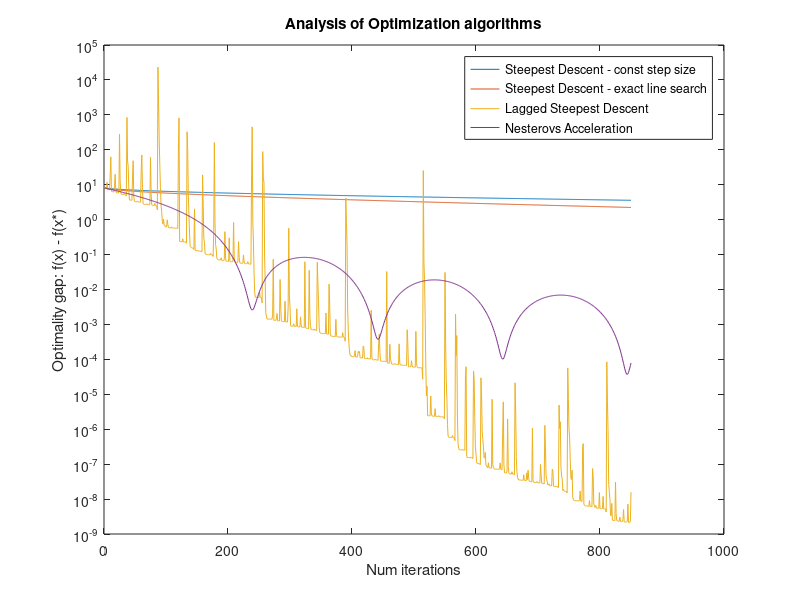

Recreate this plot in MATLAB.
function optimization
    n = 200;
    [M, b] = initializeMatrix(n);
    
    evals = sort(eig(M));
    L = evals(n);       % We can also prove L = 4 in this case
    
    x_optimal = pinv(M) * b;
%     disp('Global min:');
    f_optimal = (1/2) * dot(M*x_optimal, x_optimal) - dot(b, x_optimal);
%     disp(f_optimal);
    
    iter = 850;
    
    steep_desc_x_k = zeros(n, 1);
    steep_desc_opt_gap = [];
    
    line_search_x_k = zeros(n, 1);
    line_search_opt_gap = [];
    
    lagged_line_search_x_k = zeros(n, 1);
    step_k = 1 / L;     % initialization of prev step size for lagged line search
    lagged_line_search_opt_gap = [];
    
    % Nesterov's Acceleration initializations:
    nest_x_k = zeros(n, 1);
    a_k = 1;
    A_k = 1;
    v_k = nest_x_k - gradient(M, b, nest_x_k) / L;
    y_k = v_k;
    nest_opt_gap = [];
    
    for k = 1 : iter
        steep_desc_x_k = steepestDescent(steep_desc_x_k, M, b, L);
        steep_desc_f = evaluate_func(M, b, steep_desc_x_k);
        steep_desc_opt_gap = [steep_desc_opt_gap, steep_desc_f - f_optimal];
        
        line_search_x_k = steepestDescentLineSearch(line_search_x_k, M, b);
        line_search_f = evaluate_func(M, b, line_search_x_k);
        line_search_opt_gap = [line_search_opt_gap, line_search_f - f_optimal];
        
        [lagged_line_search_x_k, step_k] = laggedSteepestDescent(lagged_line_search_x_k, M, b, step_k);
        lagged_line_search_f = evaluate_func(M, b, lagged_line_search_x_k);
        lagged_line_search_opt_gap = [lagged_line_search_opt_gap, lagged_line_search_f - f_optimal];
        
        [nest_x_k, y_k, v_k, a_k, A_k] = nesterovsMethod(nest_x_k, y_k, v_k, M, b, L, a_k, A_k);
        nest_f = evaluate_func(M, b, y_k);
        nest_opt_gap = [nest_opt_gap, nest_f - f_optimal];
    end
    
    figure
    plot(1:1:iter, steep_desc_opt_gap)
    set(gca, 'YScale', 'log')
    hold on
    plot(1:1:iter, line_search_opt_gap)
    hold on
    plot(1:1:iter, lagged_line_search_opt_gap)
    hold on
    plot(1:1:iter, nest_opt_gap)
    legend('Steepest Descent - const step size', ...
        'Steepest Descent - exact line search', ...
        'Lagged Steepest Descent', ...
        'Nesterovs Acceleration')
    title('Analysis of Optimization algorithms')
    xlabel('Num iterations')
    ylabel('Optimality gap: f(x) - f(x*)')
end

function [M, b] = initializeMatrix(n)
    k = n;
    M = diag(2*[ones(k, 1); zeros(n-k, 1)], 0)...
        + diag([-ones(k-1, 1); zeros(n-k, 1)], -1)...
        + diag([-ones(k-1, 1); zeros(n-k, 1)], 1);
    M(n,1) = - 1;
    M(1,n) = -1;
    b = -1/n * ones(n, 1);
    b(1) = b(1) + 1;
end

function x_k1 = steepestDescent(x_k, M, b, L)
    % Converges in 50000 iters to -8.3331
    x_k1 = x_k - (1 / L) * gradient(M, b, x_k);
end

function x_kl = steepestDescentLineSearch(x_k, M, b)
    desc_dirxn = -gradient(M, b, x_k);
    step_size = dot(desc_dirxn, desc_dirxn) / dot(M*desc_dirxn, desc_dirxn);
    x_kl = x_k + step_size * desc_dirxn;
end

function [x_k, step_kl] = laggedSteepestDescent(x_k_prev, M, b, step_kl_prev)
    desc_dirxn = -gradient(M, b, x_k_prev);
    step_kl = dot(desc_dirxn, desc_dirxn) / dot(M*desc_dirxn, desc_dirxn);
    x_k = x_k_prev + step_kl_prev * desc_dirxn;
end

function [x_k, y_k, v_k, a_k, A_k] = nesterovsMethod(x_k_prev, y_k_prev, v_k_prev, M, b, L, a_k_prev, A_k_prev)
    a_k = (1 + sqrt(1 + 4 * A_k_prev)) / 2;
    A_k = A_k_prev + a_k;
    
    x_k = (A_k_prev / A_k) * y_k_prev + (a_k / A_k) * v_k_prev;
    grad_x_k = gradient(M, b, x_k);
    y_k = x_k - grad_x_k / L;
    v_k = v_k_prev - (a_k / L) * grad_x_k;
end

function f_val = evaluate_func(M, b, x)
    f_val = (1/2) * dot(M*x, x) - dot(b, x);
end

function grad = gradient(M, b, x)
    grad = M * x - b;
end
